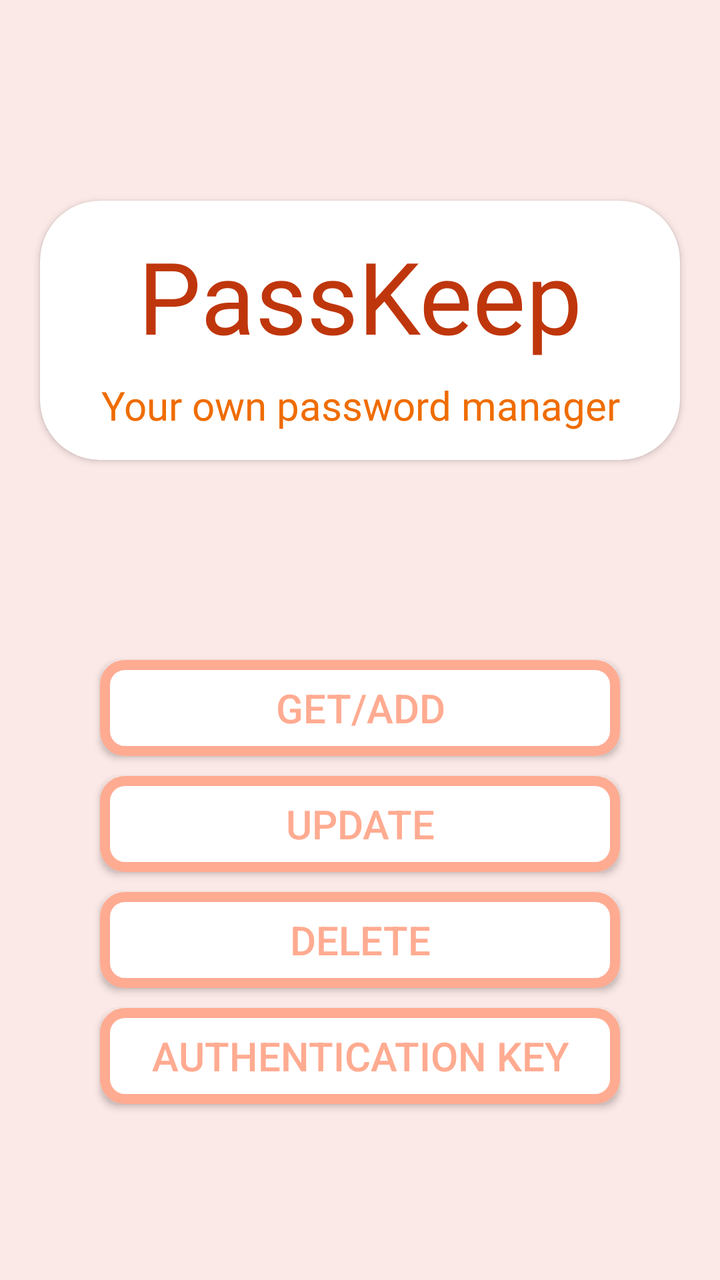
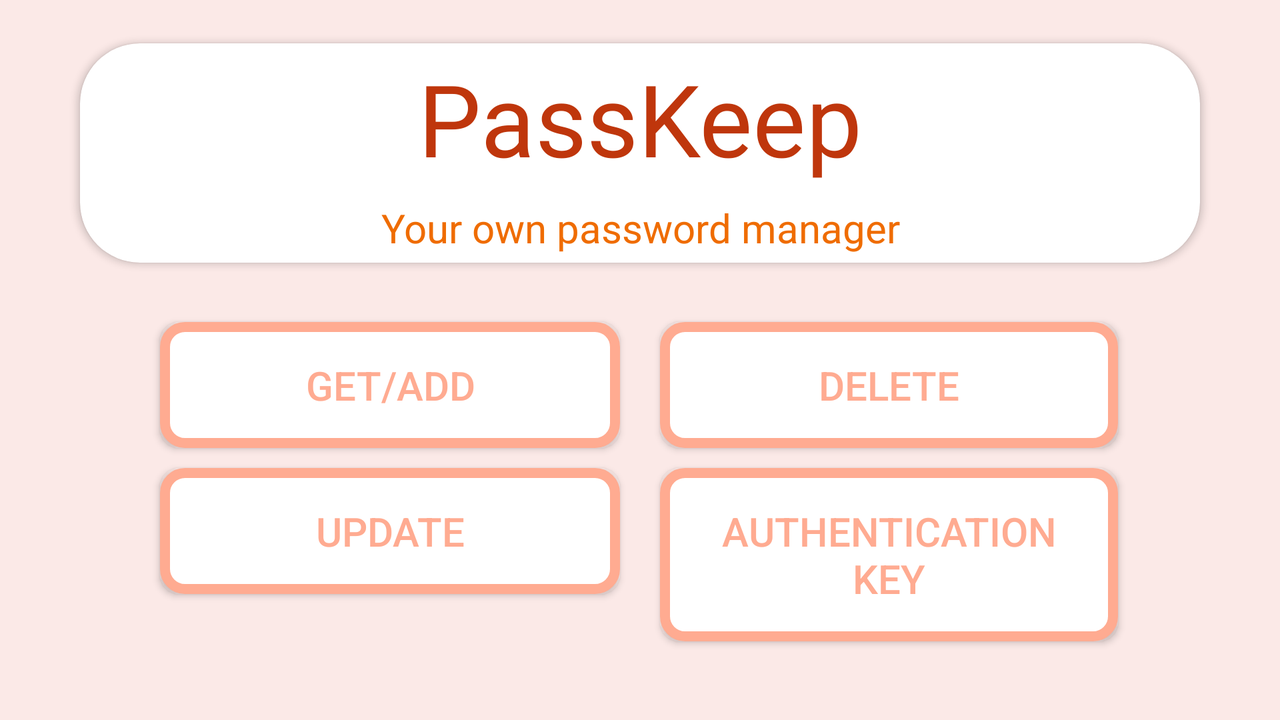

The same Android screen from two of the app's own layout files: first res/layout/ as a phone draws it, then the repository's variant for another configuration, drawn on a device whose configuration selects that folder. Both files follow.
<!-- AndroidManifest.xml: application theme AppTheme -->
<!-- res/layout/activity_main.xml -->
<?xml version="1.0" encoding="utf-8"?>
<androidx.constraintlayout.widget.ConstraintLayout xmlns:android="http://schemas.android.com/apk/res/android"
    xmlns:app="http://schemas.android.com/apk/res-auto"
    xmlns:tools="http://schemas.android.com/tools"
    android:layout_width="match_parent"
    android:layout_height="match_parent"
    android:padding="10dp"
    tools:context=".activities.MainActivity">

    <androidx.cardview.widget.CardView
        android:id="@+id/titleCard"
        android:layout_width="match_parent"
        android:layout_height="wrap_content"
        android:layout_marginStart="10dp"
        android:layout_marginEnd="10dp"
        app:cardCornerRadius="30dp"
        app:layout_constraintBottom_toTopOf="@+id/guideline10"
        app:layout_constraintEnd_toEndOf="parent"
        app:layout_constraintStart_toStartOf="parent"
        app:layout_constraintTop_toTopOf="parent">

        <LinearLayout
            android:id="@+id/titleLinear"
            android:layout_width="match_parent"
            android:layout_height="match_parent"
            android:orientation="vertical"
            android:padding="10dp">

            <TextView
                android:id="@+id/titleView"
                android:layout_width="match_parent"
                android:layout_height="wrap_content"
                android:layout_margin="4dp"
                android:fontFamily="@font/aclonica"
                android:text="@string/passkeep"
                android:textAlignment="center"
                android:textColor="#bf360c"
                android:textSize="50sp" />

            <TextView
                android:id="@+id/subTitleView"
                android:layout_width="match_parent"
                android:layout_height="wrap_content"
                android:layout_margin="4dp"
                android:fontFamily="@font/averia_libre_bold_italic"
                android:text="@string/your_own_password_manager"
                android:textAlignment="center"
                android:textColor="#ef6c00"
                android:textSize="20sp" />

        </LinearLayout>
    </androidx.cardview.widget.CardView>

    <Button
        android:id="@+id/menuBtn"
        android:layout_width="0dp"
        android:layout_height="wrap_content"
        android:layout_marginStart="30dp"
        android:layout_marginTop="10dp"
        android:layout_marginEnd="30dp"
        android:background="@drawable/custom_buttons"
        android:padding="8dp"
        android:text="@string/retrieve"
        android:textColor="#ffab91"
        android:textSize="20sp"
        app:layout_constraintEnd_toEndOf="@+id/titleCard"
        app:layout_constraintStart_toStartOf="@+id/titleCard"
        app:layout_constraintTop_toTopOf="@+id/guideline10" />

    <Button
        android:id="@+id/authKeyBtn"
        android:layout_width="0dp"
        android:layout_height="wrap_content"
        android:layout_marginTop="10dp"
        android:background="@drawable/custom_buttons"
        android:padding="8dp"
        android:text="@string/authentication_key"
        android:textColor="#ffab91"
        android:textSize="20sp"
        app:layout_constraintEnd_toEndOf="@+id/deleteBtn"
        app:layout_constraintStart_toStartOf="@+id/deleteBtn"
        app:layout_constraintTop_toBottomOf="@+id/deleteBtn" />

    <Button
        android:id="@+id/updateBtn"
        android:layout_width="0dp"
        android:layout_height="wrap_content"
        android:layout_marginTop="10dp"
        android:background="@drawable/custom_buttons"
        android:padding="8dp"
        android:text="@string/update"
        android:textColor="#ffab91"
        android:textSize="20sp"
        app:layout_constraintEnd_toEndOf="@+id/menuBtn"
        app:layout_constraintStart_toStartOf="@+id/menuBtn"
        app:layout_constraintTop_toBottomOf="@+id/menuBtn" />

    <Button
        android:id="@+id/deleteBtn"
        android:layout_width="0dp"
        android:layout_height="wrap_content"
        android:layout_marginTop="10dp"
        android:background="@drawable/custom_buttons"
        android:padding="8dp"
        android:text="@string/delete"
        android:textColor="#ffab91"
        android:textSize="20sp"
        app:layout_constraintEnd_toEndOf="@+id/updateBtn"
        app:layout_constraintStart_toStartOf="@+id/updateBtn"
        app:layout_constraintTop_toBottomOf="@+id/updateBtn" />

    <androidx.constraintlayout.widget.Guideline
        android:id="@+id/guideline10"
        android:layout_width="wrap_content"
        android:layout_height="wrap_content"
        android:orientation="horizontal"
        app:layout_constraintGuide_percent="0.5" />

</androidx.constraintlayout.widget.ConstraintLayout>
<!-- resources referenced by this layout -->
<resources>
  <!-- drawable custom_buttons (drawable) -->
  <?xml version="1.0" encoding="utf-8"?>
  <shape xmlns:android="http://schemas.android.com/apk/res/android" android:shape="rectangle">
      <solid android:color="@color/button"/>
      <corners android:radius="10dp"/>
      <stroke android:color="#ffab91"/>
      <stroke android:width="5dp"/>
  
  </shape>
  <string name="authentication_key">Authentication Key</string>
  <string name="delete">Delete</string>
  <string name="passkeep">PassKeep</string>
  <string name="retrieve">Get/Add</string>
  <string name="update">Update</string>
  <string name="your_own_password_manager">Your own password manager</string>
  <style name="AppTheme" parent="Theme.AppCompat.Light.DarkActionBar">
          
          <item name="colorPrimary">@color/colorPrimary</item>
          <item name="colorPrimaryDark">@color/colorPrimaryDark</item>
          <item name="colorAccent">@color/colorAccent</item>
          <item name="android:windowBackground">@color/windowBackground</item>
      </style>
  <color name="button">#ffffff</color>
  <color name="colorPrimary">#d84315</color>
  <color name="colorPrimaryDark">#bf360c</color>
  <color name="colorAccent">#03DAC5</color>
  <color name="windowBackground">#fbe9e7</color>
</resources>
<!-- res/layout-land/activity_main.xml (the repository's variant of the layout above) -->
<!-- drawn on the phone turned sideways -->
<?xml version="1.0" encoding="utf-8"?>
<androidx.constraintlayout.widget.ConstraintLayout xmlns:android="http://schemas.android.com/apk/res/android"
    xmlns:app="http://schemas.android.com/apk/res-auto"
    xmlns:tools="http://schemas.android.com/tools"
    android:layout_width="match_parent"
    android:layout_height="match_parent"
    tools:context=".activities.MainActivity">

    <androidx.cardview.widget.CardView
        android:layout_width="match_parent"
        android:layout_height="wrap_content"
        android:layout_marginStart="40dp"
        android:layout_marginEnd="40dp"
        app:cardCornerRadius="30dp"
        app:layout_constraintBottom_toTopOf="@+id/guideline11"
        app:layout_constraintEnd_toEndOf="parent"
        app:layout_constraintStart_toStartOf="parent"
        app:layout_constraintTop_toTopOf="parent">

        <LinearLayout
            android:layout_width="match_parent"
            android:layout_height="match_parent"
            android:orientation="vertical">

            <TextView
                android:id="@+id/title"
                android:layout_width="match_parent"
                android:layout_height="wrap_content"
                android:layout_margin="4dp"
                android:fontFamily="@font/aclonica"
                android:text="@string/passkeep"
                android:textAlignment="center"
                android:textColor="#bf360c"
                android:textSize="50sp" />

            <TextView
                android:id="@+id/subtitle"
                android:layout_width="match_parent"
                android:layout_height="wrap_content"
                android:layout_margin="4dp"
                android:text="@string/your_own_password_manager"
                android:textAlignment="center"
                android:textColor="#ef6c00"
                android:textSize="20sp" />
        </LinearLayout>
    </androidx.cardview.widget.CardView>

    <Button
        android:id="@+id/menuBtn"
        android:layout_width="0dp"
        android:layout_height="wrap_content"
        android:layout_marginStart="10dp"
        android:layout_marginEnd="10dp"
        android:background="@drawable/custom_buttons"
        android:padding="18dp"
        android:text="@string/retrieve"
        android:textColor="#ffab91"
        android:textSize="20sp"
        app:layout_constraintBaseline_toBaselineOf="@id/deleteBtn"
        app:layout_constraintEnd_toStartOf="@+id/guideline9"
        app:layout_constraintStart_toStartOf="@+id/guideline7" />

    <Button
        android:id="@+id/authKeyBtn"
        android:layout_width="0dp"
        android:layout_height="wrap_content"
        android:layout_marginTop="10dp"
        android:background="@drawable/custom_buttons"
        android:padding="18dp"
        android:text="@string/authentication_key"
        android:textColor="#ffab91"
        android:textSize="20sp"
        app:layout_constraintEnd_toEndOf="@+id/deleteBtn"
        app:layout_constraintStart_toStartOf="@+id/deleteBtn"
        app:layout_constraintTop_toBottomOf="@+id/deleteBtn" />

    <Button
        android:id="@+id/updateBtn"
        android:layout_width="0dp"
        android:layout_height="wrap_content"
        android:layout_marginTop="10dp"
        android:background="@drawable/custom_buttons"
        android:padding="18dp"
        android:text="@string/update"
        android:textColor="#ffab91"
        android:textSize="20sp"
        app:layout_constraintEnd_toEndOf="@+id/menuBtn"
        app:layout_constraintStart_toStartOf="@+id/menuBtn"
        app:layout_constraintTop_toBottomOf="@+id/menuBtn" />

    <Button
        android:id="@+id/deleteBtn"
        android:layout_width="0dp"
        android:layout_height="wrap_content"
        android:layout_marginStart="10dp"
        android:layout_marginTop="8dp"
        android:layout_marginEnd="10dp"
        android:background="@drawable/custom_buttons"
        android:padding="18dp"
        android:text="@string/delete"
        android:textColor="#ffab91"
        android:textSize="20sp"
        app:layout_constraintEnd_toStartOf="@+id/guideline8"
        app:layout_constraintStart_toStartOf="@+id/guideline9"
        app:layout_constraintTop_toTopOf="@+id/guideline11" />

    <androidx.constraintlayout.widget.Guideline
        android:id="@+id/guideline7"
        android:layout_width="wrap_content"
        android:layout_height="wrap_content"
        android:orientation="vertical"
        app:layout_constraintGuide_begin="70dp" />

    <androidx.constraintlayout.widget.Guideline
        android:id="@+id/guideline8"
        android:layout_width="wrap_content"
        android:layout_height="wrap_content"
        android:orientation="vertical"
        app:layout_constraintGuide_end="71dp" />

    <androidx.constraintlayout.widget.Guideline
        android:id="@+id/guideline9"
        android:layout_width="wrap_content"
        android:layout_height="wrap_content"
        android:orientation="vertical"
        app:layout_constraintGuide_percent="0.5" />

    <androidx.constraintlayout.widget.Guideline
        android:id="@+id/guideline11"
        android:layout_width="wrap_content"
        android:layout_height="wrap_content"
        android:orientation="horizontal"
        app:layout_constraintGuide_begin="153dp" />

</androidx.constraintlayout.widget.ConstraintLayout>
